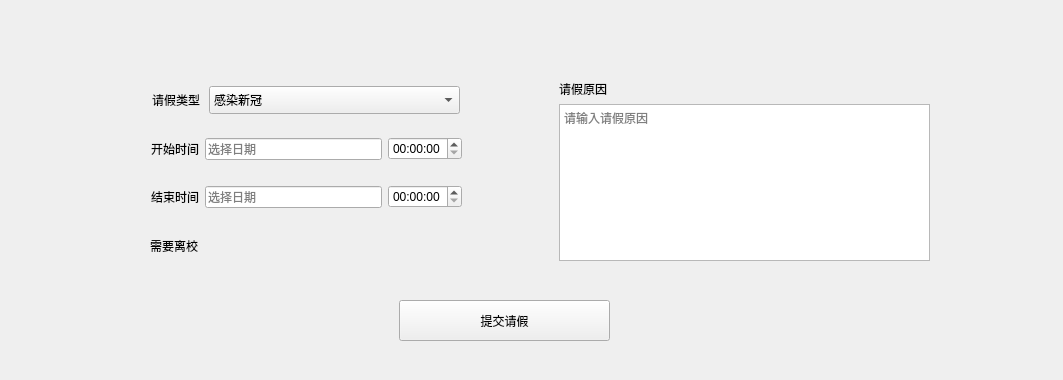
<?xml version="1.0" encoding="UTF-8"?>
<ui version="4.0">
 <class>Student</class>
 <widget class="QWidget" name="Student">
  <property name="geometry">
   <rect>
    <x>0</x>
    <y>0</y>
    <width>1063</width>
    <height>380</height>
   </rect>
  </property>
  <property name="minimumSize">
   <size>
    <width>1063</width>
    <height>380</height>
   </size>
  </property>
  <property name="maximumSize">
   <size>
    <width>1063</width>
    <height>380</height>
   </size>
  </property>
  <property name="windowTitle">
   <string>Form</string>
  </property>
  <widget class="QStackedWidget" name="stackedWidget">
   <property name="geometry">
    <rect>
     <x>0</x>
     <y>0</y>
     <width>1063</width>
     <height>380</height>
    </rect>
   </property>
   <property name="styleSheet">
    <string notr="true"/>
   </property>
   <property name="currentIndex">
    <number>0</number>
   </property>
   <widget class="QWidget" name="page">
    <widget class="QComboBox" name="comboBox_leaveStyle">
     <property name="geometry">
      <rect>
       <x>209</x>
       <y>86</y>
       <width>251</width>
       <height>28</height>
      </rect>
     </property>
     <item>
      <property name="text">
       <string>感染新冠</string>
      </property>
     </item>
     <item>
      <property name="text">
       <string>发热咳嗽发力咽痛腹泻等疑似新冠症状</string>
      </property>
     </item>
     <item>
      <property name="text">
       <string>病假（非新冠或非疑似新冠生病）</string>
      </property>
     </item>
     <item>
      <property name="text">
       <string>实习见习</string>
      </property>
     </item>
     <item>
      <property name="text">
       <string>求职择业</string>
      </property>
     </item>
     <item>
      <property name="text">
       <string>求职考试</string>
      </property>
     </item>
     <item>
      <property name="text">
       <string>专业技能考试</string>
      </property>
     </item>
     <item>
      <property name="text">
       <string>因其他个人原因请假</string>
      </property>
     </item>
    </widget>
    <widget class="QWidget" name="layoutWidget">
     <property name="geometry">
      <rect>
       <x>559</x>
       <y>80</y>
       <width>371</width>
       <height>181</height>
      </rect>
     </property>
     <layout class="QVBoxLayout" name="verticalLayout">
      <item>
       <widget class="QLabel" name="label_leaveReason">
        <property name="text">
         <string>请假原因</string>
        </property>
       </widget>
      </item>
      <item>
       <widget class="QTextEdit" name="textEdit_leaveReason">
        <property name="placeholderText">
         <string>请输入请假原因</string>
        </property>
       </widget>
      </item>
     </layout>
    </widget>
    <widget class="QPushButton" name="ptn_submit">
     <property name="geometry">
      <rect>
       <x>399</x>
       <y>300</y>
       <width>211</width>
       <height>41</height>
      </rect>
     </property>
     <property name="text">
      <string>提交请假</string>
     </property>
    </widget>
    <widget class="QWidget" name="layoutWidget">
     <property name="geometry">
      <rect>
       <x>151</x>
       <y>182</y>
       <width>311</width>
       <height>30</height>
      </rect>
     </property>
     <layout class="QHBoxLayout" name="horizontalLayout_3">
      <item>
       <widget class="QLabel" name="label_dateEnd">
        <property name="text">
         <string>结束时间</string>
        </property>
       </widget>
      </item>
      <item>
       <widget class="MyLineEdit" name="lineEdit_end">
        <property name="text">
         <string/>
        </property>
        <property name="placeholderText">
         <string>选择日期</string>
        </property>
       </widget>
      </item>
      <item>
       <widget class="QTimeEdit" name="timeEdit_end"/>
      </item>
     </layout>
    </widget>
    <widget class="QWidget" name="layoutWidget">
     <property name="geometry">
      <rect>
       <x>151</x>
       <y>134</y>
       <width>311</width>
       <height>30</height>
      </rect>
     </property>
     <layout class="QHBoxLayout" name="horizontalLayout_2">
      <item>
       <widget class="QLabel" name="label_dateBegin">
        <property name="text">
         <string>开始时间</string>
        </property>
       </widget>
      </item>
      <item>
       <widget class="MyLineEdit" name="lineEdit_begin">
        <property name="text">
         <string/>
        </property>
        <property name="alignment">
         <set>Qt::AlignLeading|Qt::AlignLeft|Qt::AlignVCenter</set>
        </property>
        <property name="placeholderText">
         <string>选择日期</string>
        </property>
       </widget>
      </item>
      <item>
       <widget class="QTimeEdit" name="timeEdit_begin"/>
      </item>
     </layout>
    </widget>
    <widget class="QLabel" name="label_leaveStyle">
     <property name="geometry">
      <rect>
       <x>152</x>
       <y>90</y>
       <width>60</width>
       <height>20</height>
      </rect>
     </property>
     <property name="text">
      <string>请假类型</string>
     </property>
    </widget>
    <widget class="QWidget" name="layoutWidget">
     <property name="geometry">
      <rect>
       <x>150</x>
       <y>230</y>
       <width>111</width>
       <height>31</height>
      </rect>
     </property>
     <layout class="QHBoxLayout" name="horizontalLayout">
      <property name="spacing">
       <number>0</number>
      </property>
      <item>
       <widget class="QLabel" name="label_isLeave">
        <property name="text">
         <string>需要离校</string>
        </property>
       </widget>
      </item>
      <item>
       <spacer name="horizontalSpacer">
        <property name="orientation">
         <enum>Qt::Horizontal</enum>
        </property>
        <property name="sizeHint" stdset="0">
         <size>
          <width>40</width>
          <height>20</height>
         </size>
        </property>
       </spacer>
      </item>
      <item>
       <widget class="ImageSwitch" name="imageSwitch" native="true"/>
      </item>
     </layout>
    </widget>
    <widget class="QLabel" name="label">
     <property name="geometry">
      <rect>
       <x>20</x>
       <y>60</y>
       <width>69</width>
       <height>61</height>
      </rect>
     </property>
     <property name="text">
      <string/>
     </property>
    </widget>
   </widget>
   <widget class="QWidget" name="page_2">
    <property name="styleSheet">
     <string notr="true">QPushButton#ptn_last
{
	image: url(:/images/left_arrow.png);
}
QPushButton#ptn_next
{
	image: url(:/images/right_arrow.png);
}</string>
    </property>
    <widget class="QWidget" name="layoutWidget_2">
     <property name="geometry">
      <rect>
       <x>40</x>
       <y>330</y>
       <width>505</width>
       <height>47</height>
      </rect>
     </property>
     <layout class="QHBoxLayout" name="horizontalLayout_4">
      <property name="spacing">
       <number>12</number>
      </property>
      <item>
       <widget class="QLabel" name="label_total">
        <property name="text">
         <string/>
        </property>
        <property name="alignment">
         <set>Qt::AlignCenter</set>
        </property>
       </widget>
      </item>
      <item>
       <layout class="QHBoxLayout" name="horizontalLayout_5">
        <item>
         <widget class="QPushButton" name="ptn_home">
          <property name="text">
           <string>首页</string>
          </property>
         </widget>
        </item>
        <item>
         <layout class="QHBoxLayout" name="horizontalLayout_6">
          <property name="spacing">
           <number>10</number>
          </property>
          <item>
           <widget class="QPushButton" name="ptn_last">
            <property name="minimumSize">
             <size>
              <width>30</width>
              <height>30</height>
             </size>
            </property>
            <property name="maximumSize">
             <size>
              <width>30</width>
              <height>30</height>
             </size>
            </property>
            <property name="text">
             <string/>
            </property>
           </widget>
          </item>
          <item>
           <widget class="QLabel" name="label_now">
            <property name="minimumSize">
             <size>
              <width>30</width>
              <height>30</height>
             </size>
            </property>
            <property name="maximumSize">
             <size>
              <width>30</width>
              <height>30</height>
             </size>
            </property>
            <property name="text">
             <string/>
            </property>
            <property name="alignment">
             <set>Qt::AlignCenter</set>
            </property>
           </widget>
          </item>
          <item>
           <widget class="QPushButton" name="ptn_next">
            <property name="minimumSize">
             <size>
              <width>30</width>
              <height>30</height>
             </size>
            </property>
            <property name="maximumSize">
             <size>
              <width>30</width>
              <height>30</height>
             </size>
            </property>
            <property name="text">
             <string/>
            </property>
           </widget>
          </item>
         </layout>
        </item>
        <item>
         <widget class="QPushButton" name="ptn_end">
          <property name="text">
           <string>尾页</string>
          </property>
         </widget>
        </item>
        <item>
         <widget class="QPushButton" name="ptn_NotCorrected">
          <property name="text">
           <string>未批改</string>
          </property>
         </widget>
        </item>
        <item>
         <widget class="QPushButton" name="ptn_released">
          <property name="text">
           <string>已销假</string>
          </property>
         </widget>
        </item>
        <item>
         <spacer name="horizontalSpacer_2">
          <property name="orientation">
           <enum>Qt::Horizontal</enum>
          </property>
          <property name="sizeHint" stdset="0">
           <size>
            <width>40</width>
            <height>20</height>
           </size>
          </property>
         </spacer>
        </item>
       </layout>
      </item>
     </layout>
    </widget>
    <widget class="QPushButton" name="ptn_writeOff">
     <property name="geometry">
      <rect>
       <x>620</x>
       <y>330</y>
       <width>241</width>
       <height>29</height>
      </rect>
     </property>
     <property name="text">
      <string>销假</string>
     </property>
    </widget>
    <widget class="QWidget" name="widget" native="true">
     <property name="geometry">
      <rect>
       <x>60</x>
       <y>30</y>
       <width>931</width>
       <height>281</height>
      </rect>
     </property>
     <property name="styleSheet">
      <string notr="true">QLabel {
    font-family: &quot;Microsoft YaHei&quot;;
    font-size: 18px;
    color: #BDC8E2;
    /*background-color: #2E3648;*/
	background-color : transparent;
	font-weight: bold;
	/*color: #BDC8E2;*/
	color: #2c3e50;

	padding-left: 10px;
	padding-top: 8px;
	padding-right: 7px;
	padding-bottom: 9px;
	
	border-style: solid;
    border-width: 2px;
    border-color: aqua;
    border-radius: 20px;

}

QLabel:hover{
	color: #2c3e50;
	border-color: #95a5a6;
    background-color: #ecf0f1;
}

</string>
     </property>
     <widget class="QWidget" name="layoutWidget">
      <property name="geometry">
       <rect>
        <x>0</x>
        <y>20</y>
        <width>331</width>
        <height>121</height>
       </rect>
      </property>
      <layout class="QVBoxLayout" name="verticalLayout_2">
       <item>
        <widget class="QLabel" name="label_isSchool">
         <property name="minimumSize">
          <size>
           <width>250</width>
           <height>0</height>
          </size>
         </property>
         <property name="maximumSize">
          <size>
           <width>16777215</width>
           <height>16777215</height>
          </size>
         </property>
         <property name="text">
          <string>是否离校</string>
         </property>
        </widget>
       </item>
       <item>
        <widget class="QLabel" name="label_leaveType">
         <property name="minimumSize">
          <size>
           <width>250</width>
           <height>0</height>
          </size>
         </property>
         <property name="text">
          <string>请假类型</string>
         </property>
        </widget>
       </item>
       <item>
        <spacer name="verticalSpacer_2">
         <property name="orientation">
          <enum>Qt::Vertical</enum>
         </property>
         <property name="sizeHint" stdset="0">
          <size>
           <width>20</width>
           <height>40</height>
          </size>
         </property>
        </spacer>
       </item>
       <item>
        <spacer name="verticalSpacer">
         <property name="orientation">
          <enum>Qt::Vertical</enum>
         </property>
         <property name="sizeHint" stdset="0">
          <size>
           <width>20</width>
           <height>40</height>
          </size>
         </property>
        </spacer>
       </item>
      </layout>
     </widget>
     <widget class="QLabel" name="label_status">
      <property name="geometry">
       <rect>
        <x>430</x>
        <y>190</y>
        <width>311</width>
        <height>51</height>
       </rect>
      </property>
      <property name="minimumSize">
       <size>
        <width>250</width>
        <height>0</height>
       </size>
      </property>
      <property name="text">
       <string>状态</string>
      </property>
     </widget>
     <widget class="QWidget" name="layoutWidget">
      <property name="geometry">
       <rect>
        <x>430</x>
        <y>20</y>
        <width>471</width>
        <height>151</height>
       </rect>
      </property>
      <layout class="QVBoxLayout" name="verticalLayout_3">
       <item>
        <widget class="QLabel" name="label_timeBegin">
         <property name="minimumSize">
          <size>
           <width>250</width>
           <height>0</height>
          </size>
         </property>
         <property name="text">
          <string>开始时间</string>
         </property>
        </widget>
       </item>
       <item>
        <widget class="QLabel" name="label_timeEnd">
         <property name="minimumSize">
          <size>
           <width>250</width>
           <height>0</height>
          </size>
         </property>
         <property name="text">
          <string>结束时间</string>
         </property>
        </widget>
       </item>
      </layout>
     </widget>
     <widget class="QScrollArea" name="scrollArea">
      <property name="geometry">
       <rect>
        <x>0</x>
        <y>130</y>
        <width>350</width>
        <height>130</height>
       </rect>
      </property>
      <property name="minimumSize">
       <size>
        <width>350</width>
        <height>130</height>
       </size>
      </property>
      <property name="maximumSize">
       <size>
        <width>350</width>
        <height>130</height>
       </size>
      </property>
      <property name="layoutDirection">
       <enum>Qt::LeftToRight</enum>
      </property>
      <property name="horizontalScrollBarPolicy">
       <enum>Qt::ScrollBarAlwaysOff</enum>
      </property>
      <property name="widgetResizable">
       <bool>true</bool>
      </property>
      <widget class="QWidget" name="scrollAreaWidgetContents">
       <property name="geometry">
        <rect>
         <x>0</x>
         <y>0</y>
         <width>348</width>
         <height>128</height>
        </rect>
       </property>
       <layout class="QVBoxLayout" name="verticalLayout_4">
        <property name="spacing">
         <number>0</number>
        </property>
        <property name="leftMargin">
         <number>0</number>
        </property>
        <property name="topMargin">
         <number>0</number>
        </property>
        <property name="rightMargin">
         <number>0</number>
        </property>
        <property name="bottomMargin">
         <number>0</number>
        </property>
        <item>
         <widget class="QLabel" name="label_leaveReason_2">
          <property name="minimumSize">
           <size>
            <width>330</width>
            <height>120</height>
           </size>
          </property>
          <property name="maximumSize">
           <size>
            <width>330</width>
            <height>16777215</height>
           </size>
          </property>
          <property name="text">
           <string>请假原因</string>
          </property>
          <property name="alignment">
           <set>Qt::AlignLeading|Qt::AlignLeft|Qt::AlignTop</set>
          </property>
         </widget>
        </item>
       </layout>
      </widget>
     </widget>
    </widget>
   </widget>
  </widget>
 </widget>
 <customwidgets>
  <customwidget>
   <class>ImageSwitch</class>
   <extends>QWidget</extends>
   <header>imageswitch.h</header>
   <container>1</container>
  </customwidget>
  <customwidget>
   <class>MyLineEdit</class>
   <extends>QLineEdit</extends>
   <header>mylineedit.h</header>
  </customwidget>
 </customwidgets>
 <resources/>
 <connections/>
</ui>
